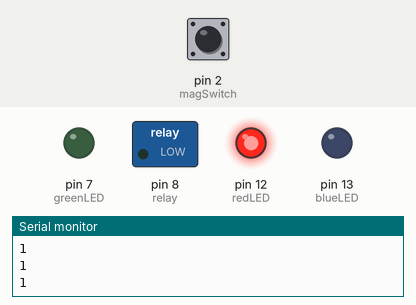
This sketch was run on a simulated Arduino Uno, built with avr-gcc and run on an emulated ATmega328P. Parts: switched loads named in the sketch (green lamp = pin HIGH), output pins drawn as LEDs (lit = HIGH), the last lines printed to the serial monitor. Inputs (shaded band) come from the test bench; at power-on: pin 2 (magSwitch) HIGH.

Above: at 1.2 s.
1.3 s: pin 2 (magSwitch) pulled LOW for 0.15 s
At 1.37 s:
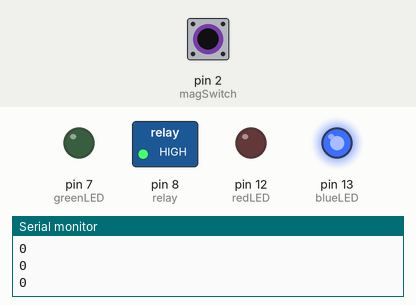
2.9 s: pin 2 (magSwitch) pulled LOW for 3.2 s
At 6.5 s:
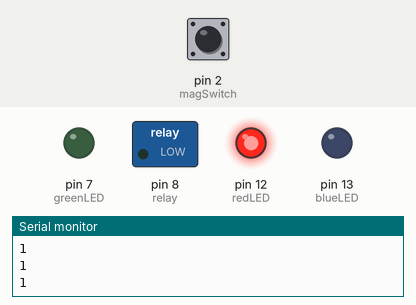
Timing chart, 0 to 8.0 s (numbered marks = the images above; inputs shaded):
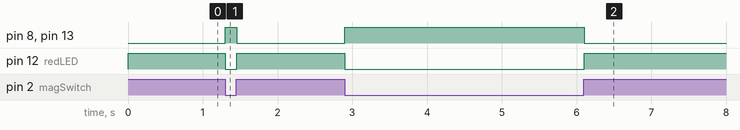

The sketch:

UV_Arduino_Control_Code.ino
```cpp
/*
 *  This code is written to control a UV-C bulb to disinfect PPE, and other items
 *  The UV-C bulb is controlled depending on the state of the Container Door
 *  The disinfection time is a variable depending on the container size and the bulb power
 *  To check the state of the door a Magnatic Window switch is used
 *
 *  #Citizen_Science
 */

int magSwitch = 2;
int redLED = 12;
int blueLED = 13;             // Declaring the I/O pins
int relay = 8;
int greenLED = 7;

int disinfectionTime = 1000;  // disinfection time = Time in seconds * 100
                              // Example, to disinfect for 2 min: disinfectionTime = 100 * 120s = 12000

void setup() {

  Serial.begin(9600);

  pinMode(magSwitch,INPUT_PULLUP);
  pinMode(blueLED, OUTPUT);
  pinMode(redLED, OUTPUT);           // I/O pin modes
  pinMode(greenLED, OUTPUT);
  pinMode(relay, OUTPUT);

}

int count = 0 ;

void loop() {

  int buttonState = digitalRead(magSwitch);
  Serial.println(buttonState);


  if ( buttonState == 1){
    count =0;
  }

  if (count >= disinfectionTime ){

    digitalWrite(redLED,LOW);
    digitalWrite(blueLED,LOW);      // Sterilized, Disinfection Done
    digitalWrite(greenLED,HIGH);

    digitalWrite(relay,LOW);

  }

  else if ( buttonState == 1){

    digitalWrite(redLED,HIGH);
    digitalWrite(blueLED,LOW);      // Door Open
    digitalWrite(greenLED,LOW);

    digitalWrite(relay, LOW);

  }

  else {

    digitalWrite(redLED,LOW);
    digitalWrite(blueLED,HIGH);     // Sterilization in process, UV ON, Disinfection in progress
    digitalWrite(greenLED,LOW);

    digitalWrite(relay, HIGH);
    count++ ;

  }

  delay(10);


}
```

Measured:
- after the input at 1.3 s, pin 8 (relay), pin 13 (blueLED): LOW → HIGH at once, → LOW 0.15 s later; pin 12 (redLED): HIGH → LOW at once, → HIGH 0.15 s later
- after the input at 2.9 s, pin 8 (relay), pin 13 (blueLED): LOW → HIGH at once, → LOW 3.2 s later; pin 12 (redLED): HIGH → LOW at once, → HIGH 3.2 s later
